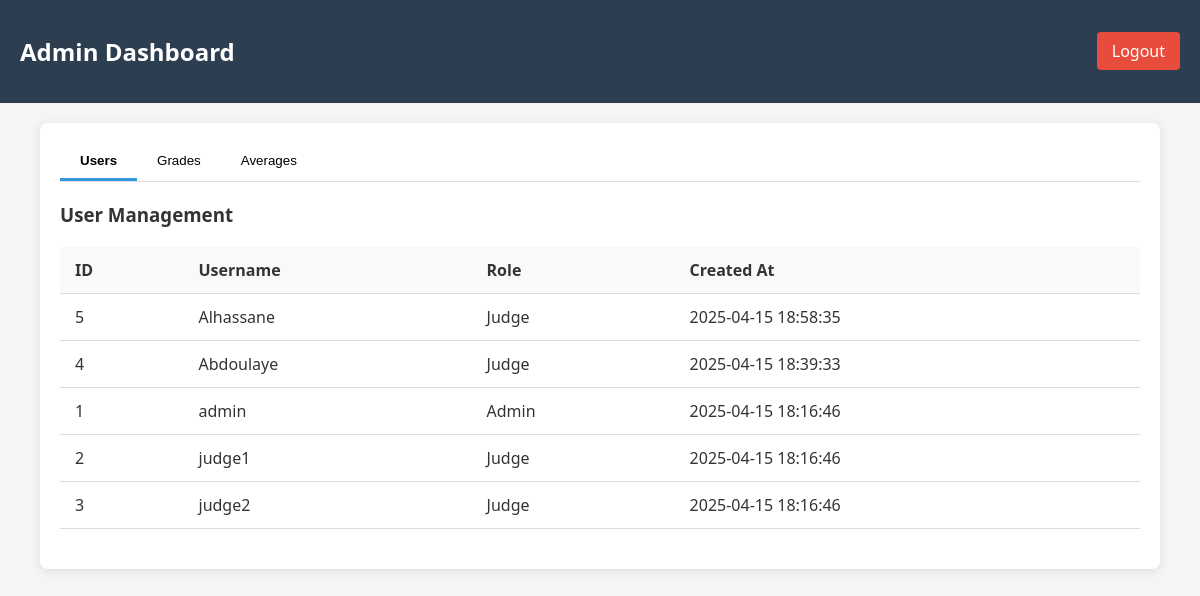
/dashboard/admin.php (signed in), run on an earlier commit of the app's database.
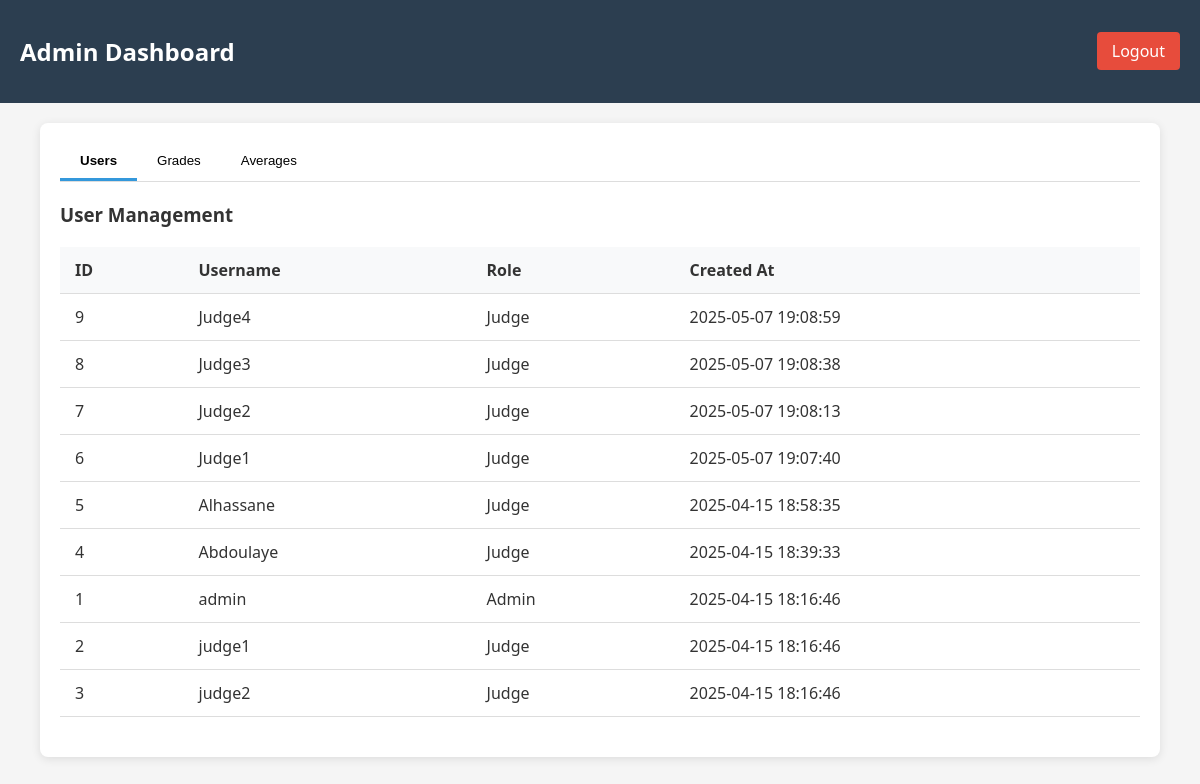
And on a later commit of the database.
### tables this page shows
CREATE TABLE users (
        id INTEGER PRIMARY KEY AUTOINCREMENT,
        username TEXT UNIQUE NOT NULL,
        password TEXT NOT NULL,
        role TEXT NOT NULL CHECK(role IN ('judge', 'admin')),
        created_at TIMESTAMP DEFAULT CURRENT_TIMESTAMP
    );

### dashboard/admin.php (the view, shortened to what this page needs)
<?php
require_once '../db/connect.php';
$users = [];
try {
    $tablesExist = $pdo->query("SELECT name FROM sqlite_master WHERE type='table'")->fetchAll(PDO::FETCH_COLUMN);
    if (in_array('users', $tablesExist)) {
        $users = $pdo->query("SELECT * FROM users ORDER BY created_at DESC")->fetchAll();
    } else {
        $error = "Users table doesn't exist. Please run setup.";
    }
} catch (PDOException $e) {
    $error = "Database error: " . $e->getMessage();
}
?>
<!DOCTYPE html>
<html lang="en">
<head>
    <link rel="stylesheet" href="../style.css">
</head>
<body>
    <header>
        <h2>Admin Dashboard</h2>
        <a href="../login/logout.php" class="logout-btn">Logout</a>
    </header>
    <div class="container">
        <div class="tabs">
            <button class="tab-button active" onclick="openTab('users')">Users</button>
            <button class="tab-button" onclick="openTab('grades')">Grades</button>
            <button class="tab-button" onclick="openTab('averages')">Averages</button>
        </div>
        <div id="users" class="tab-content active">
            <h3>User Management</h3>
            <table>
                <thead>
                    <tr>
                        <th>ID</th>
                        <th>Username</th>
                        <th>Role</th>
                        <th>Created At</th>
                    </tr>
                </thead>
                <tbody>
                    <?php foreach ($users as $user): ?>
                    <tr>
                        <td><?= $user['id'] ?></td>
                        <td><?= htmlspecialchars($user['username']) ?></td>
                        <td><?= ucfirst($user['role']) ?></td>
                        <td><?= $user['created_at'] ?></td>
                    </tr>
                    <?php endforeach; ?>
                </tbody>
            </table>
        </div>
</body>
</html>

### style.css (style rules this page uses)
body { font-family: 'Segoe UI', Tahoma, Geneva, Verdana, sans-serif; margin: 0; padding: 0; background-color: #f5f5f5; color: #333; }
.container { width: 90%; max-width: 1200px; margin: 20px auto; padding: 20px; background: white; border-radius: 8px; box-shadow: 0 2px 10px rgba(0,0,0,0.1); }
header { background: #2c3e50; color: white; padding: 15px 20px; display: flex; justify-content: space-between; align-items: center; }
.logout-btn { color: white; text-decoration: none; background: #e74c3c; padding: 8px 15px; border-radius: 4px; transition: background 0.3s; }
table { width: 100%; border-collapse: collapse; margin: 20px 0; }
th, td { padding: 12px 15px; text-align: left; border-bottom: 1px solid #ddd; }
th { background-color: #f8f9fa; font-weight: bold; }
.tabs { display: flex; margin-bottom: 20px; border-bottom: 1px solid #ddd; }
.tab-button { padding: 10px 20px; background: none; border: none; cursor: pointer; border-bottom: 3px solid transparent; }
.tab-button.active { border-bottom-color: #3498db; font-weight: bold; }
.tab-content { display: none; }
.tab-content.active { display: block; }

What changed in the data, as far as the page shows it:
added users: id "9", username "Judge4", role "Judge", created_at "2025-05-07 19:08:59"
added users: id "8", username "Judge3", role "Judge", created_at "2025-05-07 19:08:38"
added users: id "7", username "Judge2", role "Judge", created_at "2025-05-07 19:08:13"
added users: id "6", username "Judge1", role "Judge", created_at "2025-05-07 19:07:40"
